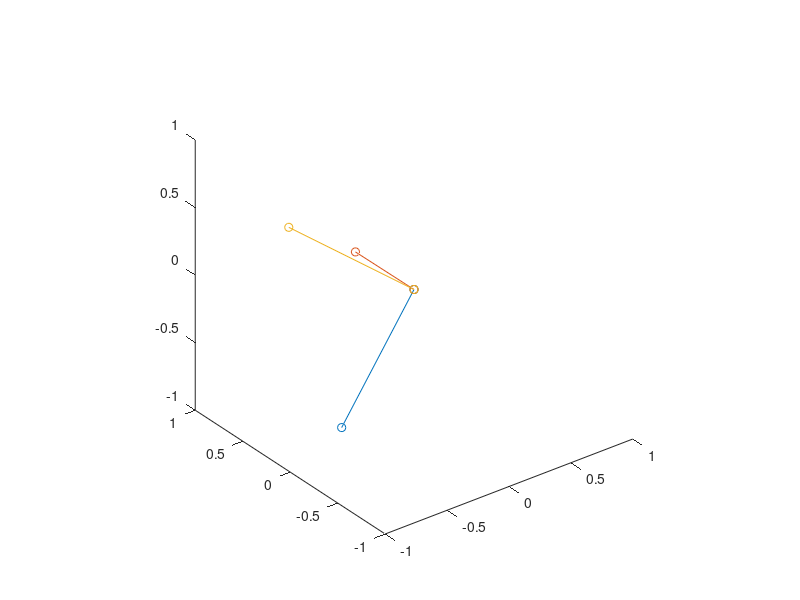

The MATLAB source for this figure:
function gramSchmidt(N)

    if nargin<1, N=3; end
    
    orthonomalVecs = randn([N, 1]);
    orthonomalVecs = orthonomalVecs/norm(orthonomalVecs);
    while size(orthonomalVecs, 2) < N
        orthonomalVecs = [orthonomalVecs, orthonormalizeFun(orthonomalVecs)];
    end
    disp(orthonomalVecs);
    close all;
    
    if N==3
        figure();
        for i=1:N
            px = [0, orthonomalVecs(1, i)];
            py = [0, orthonomalVecs(2, i)];
            pz = [0, orthonomalVecs(3, i)];
            if i>1
               hold on 
            end
            plot3(px, py, pz, 'o-');
            axis square;
            rotate3d on;
            xlim([-1,1]);
            ylim([-1,1]);
            zlim([-1,1]);
        end
    end
    if N==2
        figure();
        for i=1:N
            px = [0, orthonomalVecs(1, i)];
            py = [0, orthonomalVecs(2, i)];
            if i>1
               hold on 
            end
            plot(px, py, 'o-');
            axis square;
            xlim([-1,1]);
            ylim([-1,1]);
        end
    end
    [veclengths, dotProduct] = sanityCheck(orthonomalVecs);
    disp('veclengths: ');
    disp(veclengths);
    disp('dotProducts: ');
    disp(dotProduct);
end

function vec = orthonormalizeFun(A)
    vec = randn([size(A, 1), 1]);
    sum = 0;
    for vecI=1:size(A, 2)
        sum = sum + dot(A(:, vecI), vec)*A(:, vecI);
    end % vecI
    vec = vec - sum;
    vec = vec/norm(vec);
end

function [veclengths, dotProduct] = sanityCheck(A)
    veclengths = zeros([size(A, 2), 1]);
    dotProduct = zeros(size(A));
    for vecI=1:size(A, 2)
        veclengths(vecI) = norm(squeeze(A(:, vecI)));
        for vecJ=1:size(A, 2)
            dotProduct(vecI, vecJ) = dot(A(:, vecI), A(:, vecJ));
        end % vecJ
    end % vecI
end